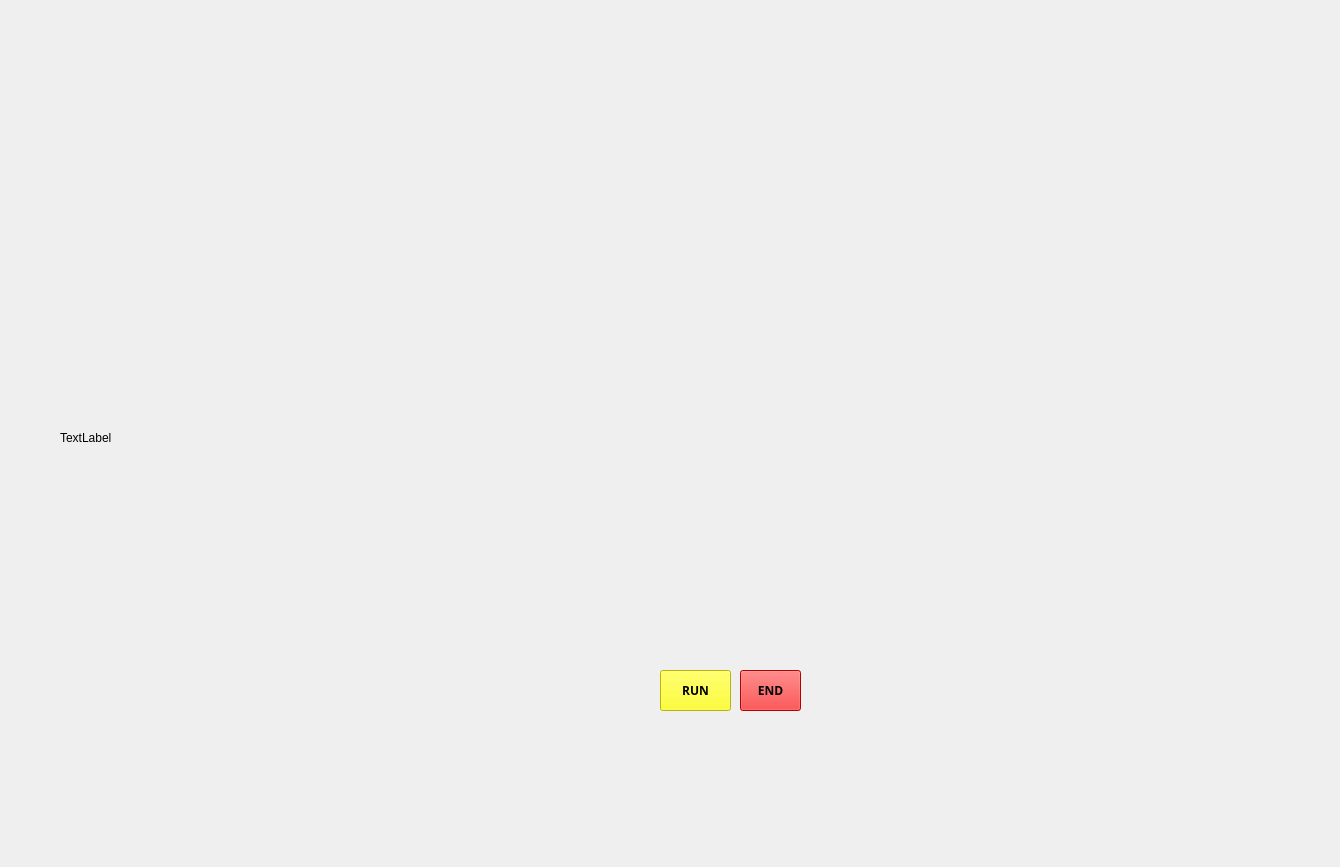
<?xml version="1.0" encoding="UTF-8"?>
<ui version="4.0">
 <class>JARVIS</class>
 <widget class="QMainWindow" name="JARVIS">
  <property name="geometry">
   <rect>
    <x>0</x>
    <y>0</y>
    <width>1340</width>
    <height>867</height>
   </rect>
  </property>
  <property name="windowTitle">
   <string>MainWindow</string>
  </property>
  <widget class="QWidget" name="centralwidget">
   <widget class="QLabel" name="label">
    <property name="geometry">
     <rect>
      <x>0</x>
      <y>0</y>
      <width>1341</width>
      <height>871</height>
     </rect>
    </property>
    <property name="text">
     <string/>
    </property>
    <property name="pixmap">
     <pixmap>../../../Downloads/blackbg.jpg</pixmap>
    </property>
    <property name="scaledContents">
     <bool>true</bool>
    </property>
   </widget>
   <widget class="QLabel" name="label_2">
    <property name="geometry">
     <rect>
      <x>470</x>
      <y>280</y>
      <width>521</width>
      <height>281</height>
     </rect>
    </property>
    <property name="text">
     <string/>
    </property>
    <property name="pixmap">
     <pixmap>../../../Downloads/jarvisgif1.gif</pixmap>
    </property>
    <property name="scaledContents">
     <bool>true</bool>
    </property>
   </widget>
   <widget class="QLabel" name="label_3">
    <property name="geometry">
     <rect>
      <x>0</x>
      <y>60</y>
      <width>401</width>
      <height>131</height>
     </rect>
    </property>
    <property name="text">
     <string/>
    </property>
    <property name="pixmap">
     <pixmap>../../../Downloads/jarvisgif2.gif</pixmap>
    </property>
   </widget>
   <widget class="QLabel" name="label_4">
    <property name="geometry">
     <rect>
      <x>0</x>
      <y>0</y>
      <width>1341</width>
      <height>81</height>
     </rect>
    </property>
    <property name="text">
     <string/>
    </property>
    <property name="pixmap">
     <pixmap>../../Pictures/jarvis4.1.jpg</pixmap>
    </property>
    <property name="scaledContents">
     <bool>true</bool>
    </property>
   </widget>
   <widget class="QLabel" name="label_5">
    <property name="geometry">
     <rect>
      <x>1020</x>
      <y>140</y>
      <width>301</width>
      <height>571</height>
     </rect>
    </property>
    <property name="text">
     <string/>
    </property>
    <property name="pixmap">
     <pixmap>../../../Downloads/jarvisgif3.gif</pixmap>
    </property>
   </widget>
   <widget class="QLabel" name="label_6">
    <property name="geometry">
     <rect>
      <x>4</x>
      <y>755</y>
      <width>1331</width>
      <height>111</height>
     </rect>
    </property>
    <property name="text">
     <string/>
    </property>
    <property name="pixmap">
     <pixmap>../../Pictures/jarvis4.2.jpg</pixmap>
    </property>
    <property name="scaledContents">
     <bool>true</bool>
    </property>
   </widget>
   <widget class="QLabel" name="label_7">
    <property name="geometry">
     <rect>
      <x>60</x>
      <y>430</y>
      <width>55</width>
      <height>16</height>
     </rect>
    </property>
    <property name="text">
     <string>TextLabel</string>
    </property>
   </widget>
   <widget class="QLabel" name="label_8">
    <property name="geometry">
     <rect>
      <x>90</x>
      <y>360</y>
      <width>261</width>
      <height>271</height>
     </rect>
    </property>
    <property name="text">
     <string/>
    </property>
    <property name="pixmap">
     <pixmap>../../Pictures/jarvis6.1.jpg</pixmap>
    </property>
    <property name="scaledContents">
     <bool>true</bool>
    </property>
   </widget>
   <widget class="QPushButton" name="pushButton">
    <property name="geometry">
     <rect>
      <x>660</x>
      <y>670</y>
      <width>71</width>
      <height>41</height>
     </rect>
    </property>
    <property name="font">
     <font>
      <family>Segoe UI Black</family>
      <weight>75</weight>
      <bold>true</bold>
     </font>
    </property>
    <property name="styleSheet">
     <string notr="true">background-color: rgb(255, 255, 0);</string>
    </property>
    <property name="text">
     <string>RUN</string>
    </property>
   </widget>
   <widget class="QPushButton" name="pushButton_2">
    <property name="geometry">
     <rect>
      <x>740</x>
      <y>670</y>
      <width>61</width>
      <height>41</height>
     </rect>
    </property>
    <property name="font">
     <font>
      <family>Segoe UI Black</family>
      <weight>75</weight>
      <bold>true</bold>
     </font>
    </property>
    <property name="styleSheet">
     <string notr="true">background-color: rgb(255, 0, 0);</string>
    </property>
    <property name="text">
     <string>END</string>
    </property>
   </widget>
   <widget class="QTextBrowser" name="textBrowser">
    <property name="geometry">
     <rect>
      <x>110</x>
      <y>380</y>
      <width>221</width>
      <height>91</height>
     </rect>
    </property>
    <property name="styleSheet">
     <string notr="true">background:transparent;
border-radius:none;</string>
    </property>
   </widget>
   <widget class="QTextBrowser" name="textBrowser_2">
    <property name="geometry">
     <rect>
      <x>110</x>
      <y>530</y>
      <width>221</width>
      <height>81</height>
     </rect>
    </property>
    <property name="styleSheet">
     <string notr="true">background:transparent;
border-radius:none;</string>
    </property>
   </widget>
  </widget>
 </widget>
 <resources/>
 <connections/>
</ui>
